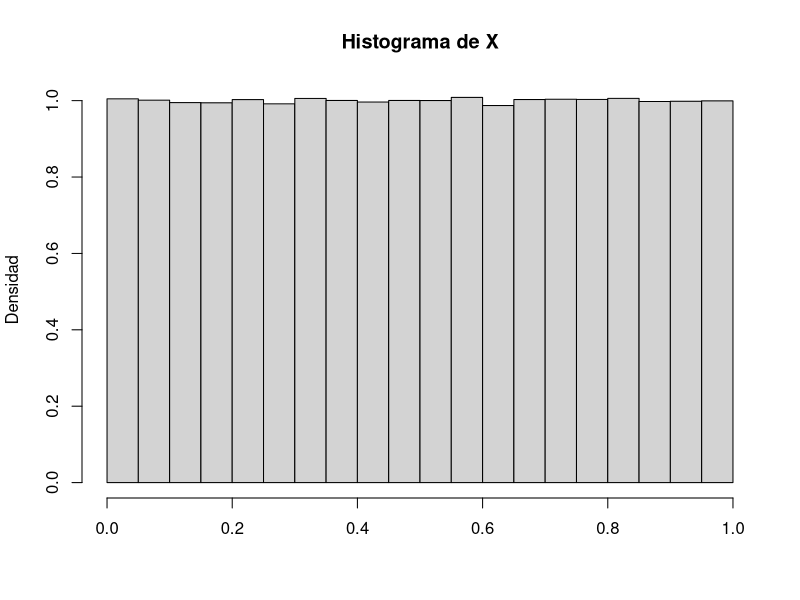
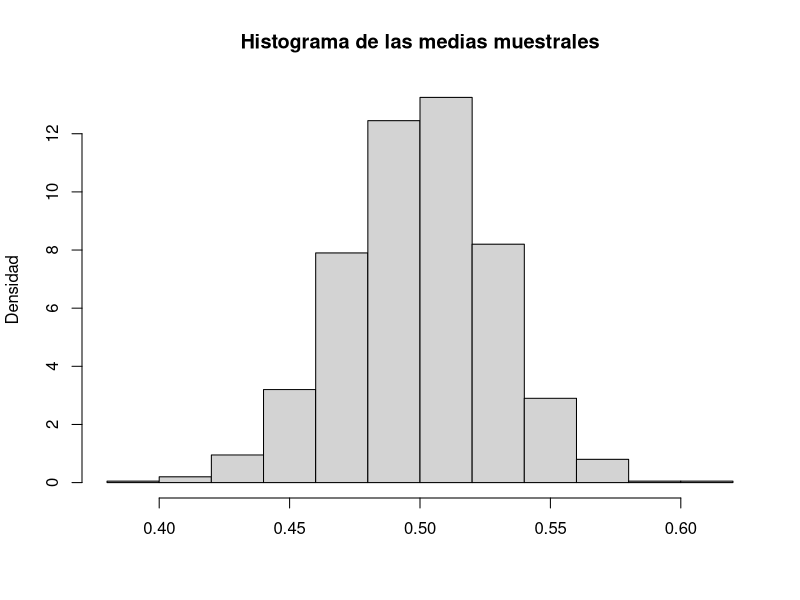
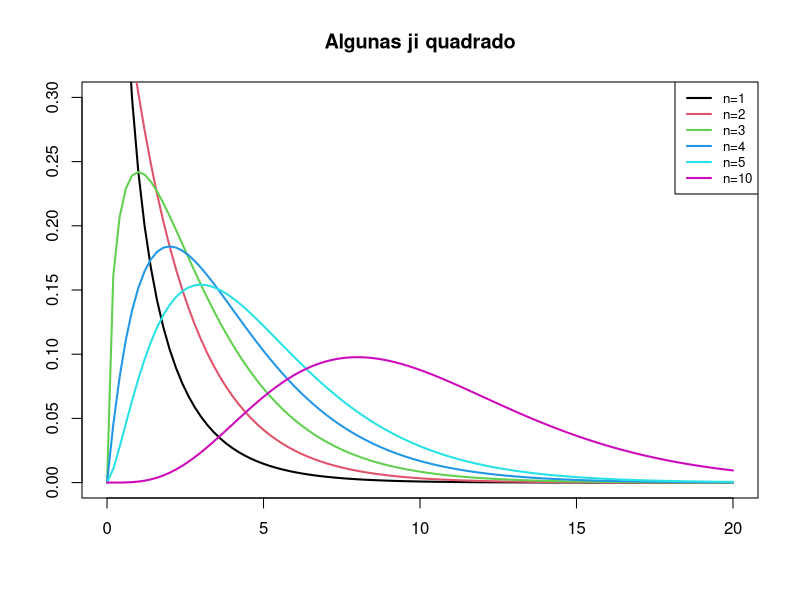
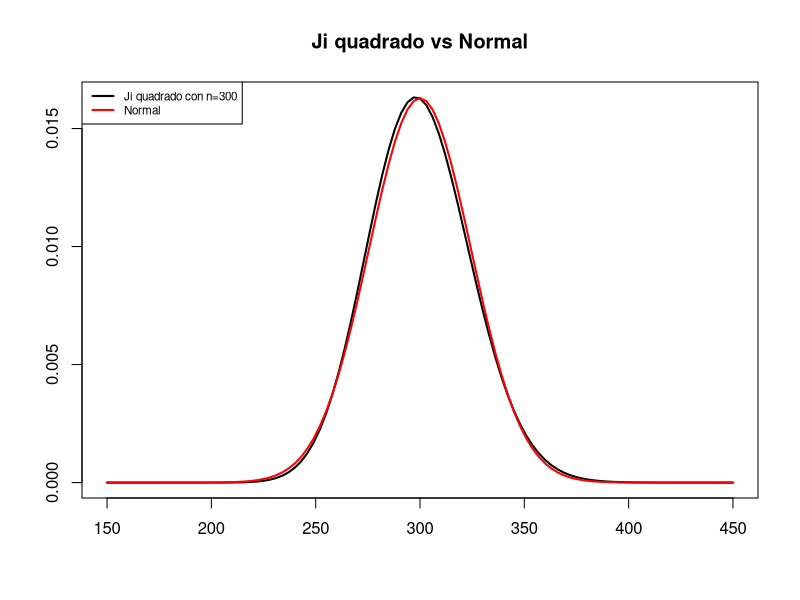
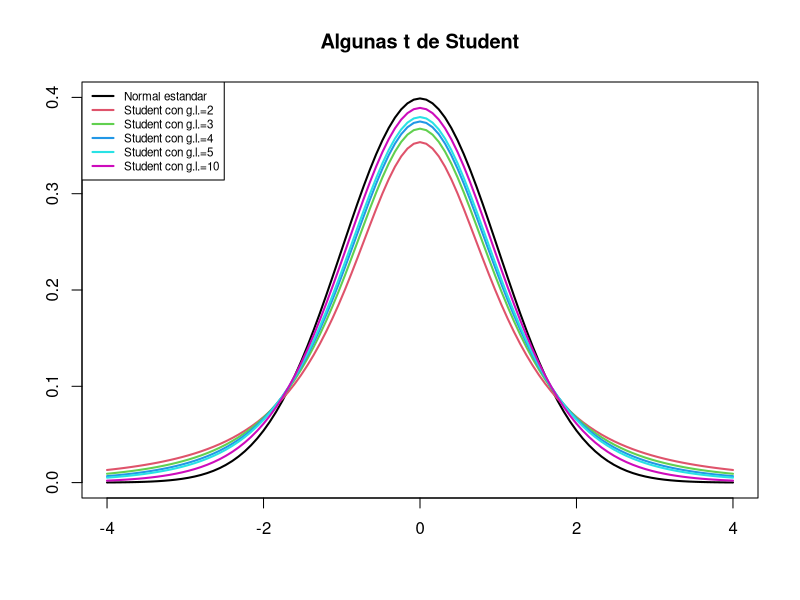
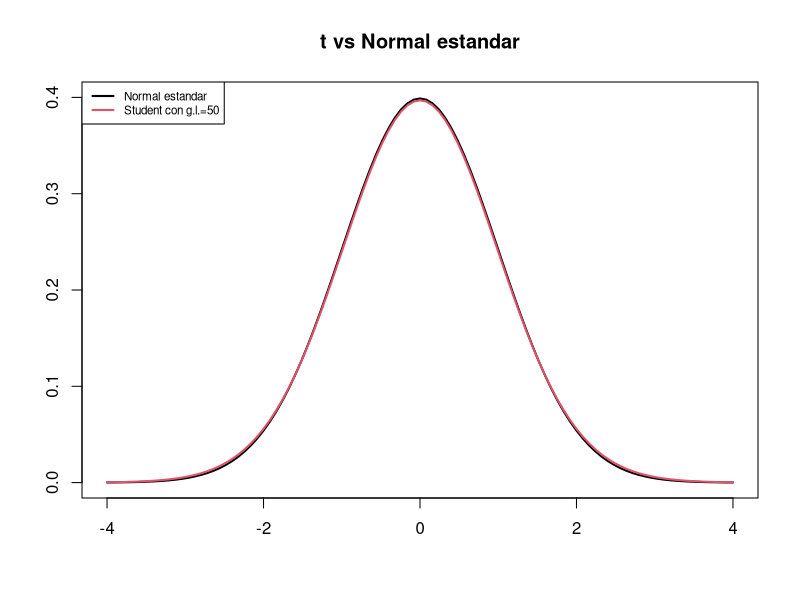

Write R code to recreate these figures, in order.
## ---- chunk 1
set.seed(42)
## ---- chunk 2
X=runif(10^6)
hist(X,freq=FALSE,main="Histograma de X",xlab="",ylab="Densidad")
## ---- chunk 3
sd(X)
## ---- chunk 4
Medias=replicate(1000,mean(sample(X,100,replace=TRUE)))
hist(Medias,freq=FALSE,main="Histograma de las medias muestrales",xlab="",ylab="Densidad")
## ---- chunk 5
sd(Medias)
## ---- chunk 6
curve(dchisq(x,1),col=1,lwd=2,xlim=c(0,20),xlab="",ylab="",ylim=c(0,0.3),main="Algunas ji quadrado")
curve(dchisq(x,2),col=2,lwd=2,add=TRUE)
curve(dchisq(x,3),col=3,lwd=2,add=TRUE)
curve(dchisq(x,4),col=4,lwd=2,add=TRUE)
curve(dchisq(x,5),col=5,lwd=2,add=TRUE)
curve(dchisq(x,10),col=6,lwd=2,add=TRUE)
legend("topright",col=1:6,lty=c(1,1),
       lwd=c(2,2),legend=paste("n=",c(1:5,10),sep=""),cex=0.8)
## ---- chunk 7
curve(dchisq(x,300),xlim=c(150,450),lwd=2,xlab="",ylab="",main="Ji quadrado vs Normal")
curve(dnorm(x,300,sqrt(600)),lwd=2,col="red",add=TRUE)
legend("topleft",col=c("black","red"),lty=c(1,1),
       lwd=c(2,2),legend=c("Ji quadrado con n=300","Normal"),cex=0.7)
## ---- chunk 8
curve(dnorm(x),col=1,lwd=2,xlim=c(-4,4),xlab="",ylab="",ylim=c(0,0.4),
      main="Algunas t de Student")
curve(dt(x,2),col=2,lwd=2,add=TRUE)
curve(dt(x,3),col=3,lwd=2,add=TRUE)
curve(dt(x,4),col=4,lwd=2,add=TRUE)
curve(dt(x,5),col=5,lwd=2,add=TRUE)
curve(dt(x,10),col=6,lwd=2,add=TRUE)
legend("topleft",col=1:6,lty=rep(1,6), lwd=rep(2,6),
legend=c("Normal estandar", paste("Student con g.l.=",c(2:5,10),sep="")),cex=0.7)
## ---- chunk 9
curve(dnorm(x),col=1,lwd=2,xlim=c(-4,4),xlab="",ylab="",ylim=c(0,0.4),
      main="t vs Normal estandar")
curve(dt(x,50),col=2,lwd=2,add=TRUE)
legend("topleft",col=1:2,lty=rep(1,2), lwd=rep(2,2),
       legend=c("Normal estandar", "Student con g.l.=50"),cex=0.7)
